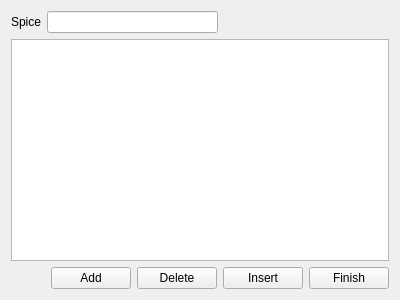
<?xml version="1.0" encoding="UTF-8"?>
<ui version="4.0">
 <class>AddSpice</class>
 <widget class="QWidget" name="AddSpice">
  <property name="geometry">
   <rect>
    <x>0</x>
    <y>0</y>
    <width>400</width>
    <height>300</height>
   </rect>
  </property>
  <property name="windowTitle">
   <string>AddSpice</string>
  </property>
  <layout class="QVBoxLayout" name="verticalLayout">
   <item>
    <layout class="QHBoxLayout" name="horizontalLayout">
     <item>
      <widget class="QLabel" name="label">
       <property name="text">
        <string>Spice</string>
       </property>
      </widget>
     </item>
     <item>
      <widget class="QLineEdit" name="lineEdit_spiceName"/>
     </item>
     <item>
      <spacer name="horizontalSpacer">
       <property name="orientation">
        <enum>Qt::Horizontal</enum>
       </property>
       <property name="sizeHint" stdset="0">
        <size>
         <width>40</width>
         <height>20</height>
        </size>
       </property>
      </spacer>
     </item>
    </layout>
   </item>
   <item>
    <widget class="QTableWidget" name="tableWidget"/>
   </item>
   <item>
    <layout class="QHBoxLayout" name="horizontalLayout_2">
     <item>
      <spacer name="horizontalSpacer_2">
       <property name="orientation">
        <enum>Qt::Horizontal</enum>
       </property>
       <property name="sizeHint" stdset="0">
        <size>
         <width>40</width>
         <height>20</height>
        </size>
       </property>
      </spacer>
     </item>
     <item>
      <widget class="QPushButton" name="pushButton_add">
       <property name="text">
        <string>Add</string>
       </property>
      </widget>
     </item>
     <item>
      <widget class="QPushButton" name="pushButton_delete">
       <property name="text">
        <string>Delete</string>
       </property>
      </widget>
     </item>
     <item>
      <widget class="QPushButton" name="pushButton_insert">
       <property name="text">
        <string>Insert</string>
       </property>
      </widget>
     </item>
     <item>
      <widget class="QPushButton" name="pushButton_finish">
       <property name="text">
        <string>Finish</string>
       </property>
      </widget>
     </item>
    </layout>
   </item>
  </layout>
 </widget>
 <resources/>
 <connections/>
</ui>
